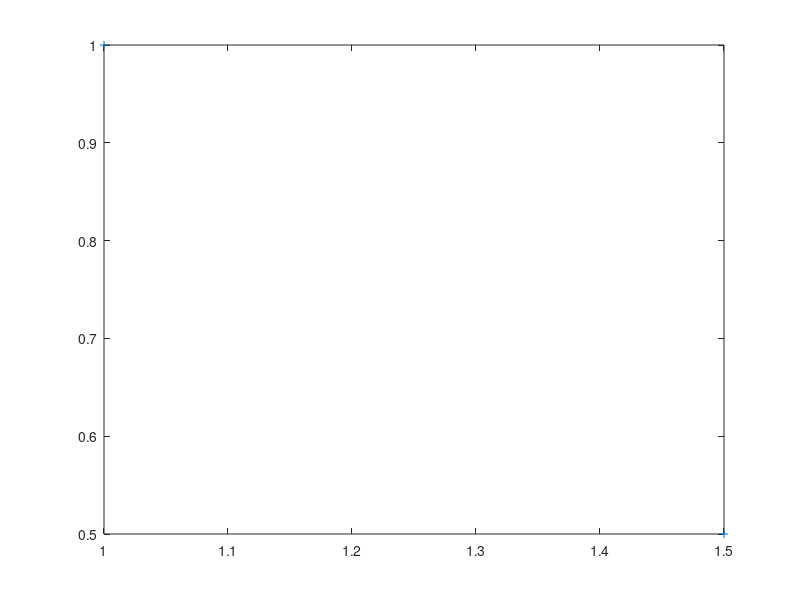

This figure's MATLAB source: (Note: this script raises an error after producing the figure.)
clear
tic
w=0.1*rand(2,2);
wb=rand(1,2);
gama=0.1;
b=0.2;
p=[0.5 1.5;1 1;-0.5 -0.5;-1 -1;0.2 -0.2;0.3 -0.3;-1 1.5;-0.5 1];
t1=[1;1;-1;-1;1;1;-1;-1];
t2=[1;1;-1;-1;-1;-1;1;1];
figure(1)
plot([p(1,2),p(2,2)],[p(1,1),p(2,1)],'+')
hold on
plot([p(3,2),p(4,2)],[p(3,1),p(4,1)],'O')
hold on
plot([p(5,2),p(6,2)],[p(5,1),p(6,1)],'*')
hold on
plot([p(7,2),p(8,2)],[p(7,1),p(8,1)],'^')


x1=linspace(-1.5,1.2,20);
x2=-(wb(1)*b/w(2,1))*0.2-(w(1,1)/w(2,1))*x1;
plot(x2,x1,'b');
x3=-(wb(2)*b/w(2,2))*0.2-(w(1,2)/w(2,2))*x1;
plot(x3,x1,'b');
shg;
for j=1:100000
    for k=1:length(p)
    x=p(k,:);
    s1=w(1,1)*x(1)+w(2,1)*x(2)+wb(1)*b;
    s2=w(1,2)*x(1)+w(2,2)*x(2)+wb(2)*b;   
    y1=sign(s1);
    y2=sign(s2);
    if y1~=t1(k) || y2~=t2(k)
        delta_w11=gama*x(1)*t1(k);
        delta_w21=gama*x(2)*t1(k);
         delta_w12=gama*x(1)*t2(k);
        delta_w22=gama*x(2)*t2(k);
        delta_wb2=gama*t2(k);
        delta_wb1=gama*t1(k);
        w(1,1)=w(1,1)+delta_w11;
        w(2,1)=w(2,1)+delta_w21;
        wb(1)=wb(1)+delta_wb1;
        w(1,2)=w(1,2)+delta_w12;
        w(2,2)=w(2,2)+delta_w22;
         wb(2)=wb(2)+delta_wb2;
    end
    
       
    end
    
% % % % %      if  j/10==round (j/10)
% % % % %           e1(1,10)=0;e2(1,10)=0;
% % % % % 
% % % % %         for kk=1:length(p)
% % % % %             
% % % % %              x=p(kk,:);
% % % % %          s1=w(1,1)*x(1)+w(2,1)*x(2)+wb(1)*b;
% % % % %     s2=w(1,2)*x(1)+w(2,2)*x(2)+wb(2)*b;   
% % % % %     y1=sign(s1);
% % % % %     y2=sign(s2);
% % % % %             e1= e1(1,kk)+((t1(kk)-y1)^2);
% % % % %           
% % % % %             e2= e2(1,kk)+((t2(kk)-y2)^2);
% % % % %         end
% % % % %        if e1==0 & e2==0
% % % % %             break;
% % % % %         end
% % % % %     end
    
end       
 yy1=(-w(1,1)/w(2,1)*x1)-(wb(1)*0.2/w(2,1));
plot(yy1,x1,'k');
yy1=(-w(1,2)/w(2,2)*x1)-(wb(2)*0.2/w(2,2));
plot(yy1,x1,'k');
toc

        
        
        
        
        
        
        
        
        
        
      
        
        
    
   
        
        
    

    